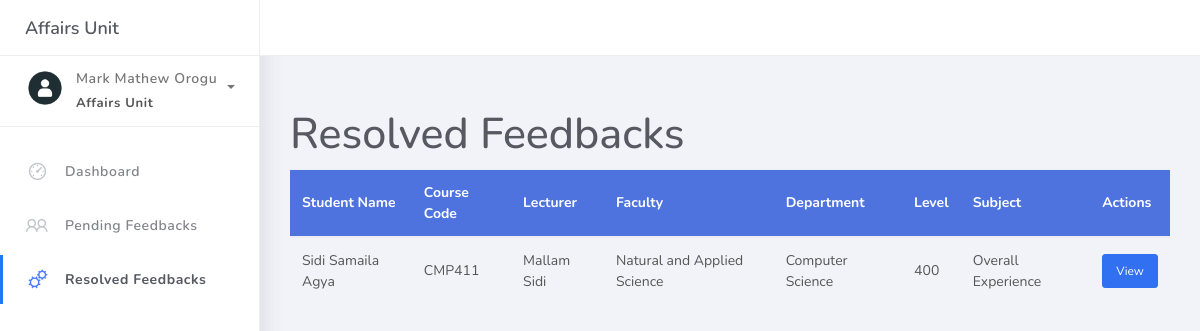
/Staffs/resolved.php (signed in), run on the app's committed database.
### tables this page shows
CREATE TABLE `student_affairs_unit` (
  `unit_id` int(255) NOT NULL,
  `fullname` varchar(255) NOT NULL,
  `email` varchar(255) NOT NULL,
  `password` varchar(255) NOT NULL,
  `date_created` timestamp NOT NULL DEFAULT current_timestamp()
);

CREATE TABLE `feedback` (
  `feedback_id` int(255) NOT NULL,
  `student_id` int(255) DEFAULT NULL,
  `lecturer_id` int(255) DEFAULT NULL,
  `feedback_type` varchar(255) NOT NULL,
  `message` varchar(255) NOT NULL,
  `status` varchar(255) DEFAULT 'Pending',
  `date_sent` timestamp NOT NULL DEFAULT current_timestamp()
);

CREATE TABLE `student` (
  `student_id` int(255) NOT NULL,
  `fullname` varchar(255) NOT NULL,
  `matricno` varchar(255) NOT NULL,
  `faculty` varchar(255) NOT NULL,
  `department` varchar(255) NOT NULL,
  `level` varchar(255) NOT NULL,
  `password` varchar(255) NOT NULL,
  `date_sent` timestamp NOT NULL DEFAULT current_timestamp() ON UPDATE current_timestamp()
);

CREATE TABLE `lecturer` (
  `lecturer_id` int(255) NOT NULL,
  `fullname` varchar(255) NOT NULL,
  `faculty` varchar(255) NOT NULL,
  `department` varchar(255) NOT NULL,
  `level` varchar(255) NOT NULL,
  `course_code` varchar(255) NOT NULL,
  `course_title` varchar(255) NOT NULL,
  `date_sent` timestamp NOT NULL DEFAULT current_timestamp() ON UPDATE current_timestamp()
);

### Staffs/resolved.php (the view, shortened to what this page needs)
<?php
include_once "../includes/connect.php";
if (!isset($_SESSION["student_affairs_id"])) {
    header("location:../login.php");
} else {
    $user_id = $_SESSION["student_affairs_id"];
    $select_user_details = mysqli_query($connect, "SELECT * FROM `student_affairs_unit` WHERE unit_id = $user_id");
    $fetch_user_details = mysqli_fetch_assoc($select_user_details);
    $fullname = $fetch_user_details["fullname"];
}
?>
<!DOCTYPE html>
<html>
<head>
    <link rel="stylesheet" href="../assets/css/bootstrap.min.css">
    <link rel="stylesheet" href="../assets/css/ready.css">
    <link rel="stylesheet" href="../assets/css/demo.css">
</head>
<body>
    <div class="wrapper">
        <div class="main-header">
            <div class="logo-header">
                <a href="index.html" class="logo">
                    Affairs Unit
                </a>
            </div>
        </div>
        <div class="sidebar">
            <div class="scrollbar-inner sidebar-wrapper">
                <div class="user">
                    <div class="photo">
                        <img src="../assets/img/profile.png">
                    </div>
                    <div class="info">
                        <a class="" data-toggle="collapse" href="#collapseExample" aria-expanded="true">
                            <span>
                                <?php echo $fullname; ?>
                                <span class="user-level">Affairs Unit</span>
                                <span class="caret"></span>
                            </span>
                        </a>
                    </div>
                </div>
                <ul class="nav">
                    <li class="nav-item">
                        <a href="./dashboard.php">
                            <i class="la la-dashboard"></i>
                            <p>Dashboard</p>
                        </a>
                    </li>
                    <li class="nav-item">
                        <a href="./pending.php">
                            <i class="la la-users"></i>
                            <p>Pending Feedbacks</p>
                        </a>
                    </li>
                    <li class="nav-item active">
                        <a href="./resolved.php">
                            <i class="la la-cogs"></i>
                            <p>Resolved Feedbacks</p>
                        </a>
                    </li>
                </ul>
            </div>
        </div>
        <div class="main-panel">
            <div class="content">
                <div class="container">
                    <h2 class="mt-4">Resolved Feedbacks</h2>
                    <div class="table-responsive">
                        <table class="table">
                            <thead>
                                <tr>
                                    <th>Student Name</th>
                                    <th>Course Code</th>
                                    <th>Lecturer</th>
                                    <th>Faculty</th>
                                    <th>Department</th>
                                    <th>Level</th>
                                    <th>Subject</th>
                                    <th>Actions</th>
                                </tr>
                            </thead>
                            <tbody>
                                <?php
                                $select_frm_DB = mysqli_query($connect, "SELECT * FROM `feedback` INNER JOIN `student` ON feedback.student_id = student.student_id INNER JOIN `lecturer` ON feedback.lecturer_id = lecturer.lecturer_id WHERE `feedback`.status = 'Reviewed' ORDER BY feedback.feedback_id DESC LIMIT 5");
                                while ($row = mysqli_fetch_array($select_frm_DB)) {
                                ?>
                                    <tr>
                                        <td><?php echo $row["8"]; ?></td>
                                        <td><?php echo $row["course_code"]; ?></td>
                                        <td><?php echo $row["fullname"]; ?></td>
                                        <td><?php echo $row["faculty"]; ?></td>
                                        <td><?php echo $row["department"]; ?></td>
                                        <td><?php echo $row["level"]; ?></td>
                                        <td><?php echo $row["feedback_type"]; ?></td>
                                        <td>
                                            <button class="btn btn-primary btn-sm" data-toggle="modal" data-target="#resolvedFeedbackModal<?php echo $row["feedback_id"]; ?>">View</button>
                                        </td>
                                    </tr>
                                <?php } ?>
                            </tbody>
                        </table>
                    </div>
                </div>
            </div>
        </div>
    </div>
</body>
</html>

### Staffs/resolved.php (style rules this page uses)
.btn-primary { background-color: #4e73df; color: white; }
.table thead th { background-color: #4e73df; color: white; }
.table tbody tr { transition: background-color 0.3s ease; }

### data on the page
student_affairs_unit: fullname "Mark Mathew Orogu"
feedback: student.fullname "Sidi Samaila Agya", lecturer.course_code "CMP411", lecturer.fullname "Mallam Sidi", lecturer.faculty "Natural and Applied Science", lecturer.department "Computer Science", lecturer.level "400", feedback_type "Overall Experience"
